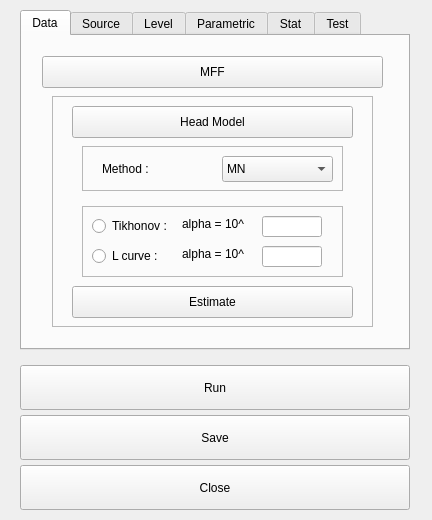
<?xml version="1.0" encoding="UTF-8"?>
<ui version="4.0">
 <class>FormStat</class>
 <widget class="QWidget" name="FormStat">
  <property name="geometry">
   <rect>
    <x>0</x>
    <y>0</y>
    <width>432</width>
    <height>520</height>
   </rect>
  </property>
  <property name="windowTitle">
   <string>PermuStat</string>
  </property>
  <widget class="QTabWidget" name="tabPermuStat">
   <property name="enabled">
    <bool>true</bool>
   </property>
   <property name="geometry">
    <rect>
     <x>20</x>
     <y>10</y>
     <width>390</width>
     <height>340</height>
    </rect>
   </property>
   <property name="maximumSize">
    <size>
     <width>600</width>
     <height>16777215</height>
    </size>
   </property>
   <property name="focusPolicy">
    <enum>Qt::NoFocus</enum>
   </property>
   <property name="tabPosition">
    <enum>QTabWidget::North</enum>
   </property>
   <property name="currentIndex">
    <number>0</number>
   </property>
   <widget class="QWidget" name="tabData">
    <attribute name="title">
     <string>Data</string>
    </attribute>
    <widget class="QPushButton" name="pbMFF">
     <property name="geometry">
      <rect>
       <x>20</x>
       <y>20</y>
       <width>341</width>
       <height>32</height>
      </rect>
     </property>
     <property name="text">
      <string>MFF</string>
     </property>
    </widget>
    <widget class="QFrame" name="frSource">
     <property name="geometry">
      <rect>
       <x>30</x>
       <y>60</y>
       <width>321</width>
       <height>231</height>
      </rect>
     </property>
     <property name="frameShape">
      <enum>QFrame::StyledPanel</enum>
     </property>
     <property name="frameShadow">
      <enum>QFrame::Raised</enum>
     </property>
     <widget class="QPushButton" name="pbHeadModel">
      <property name="geometry">
       <rect>
        <x>20</x>
        <y>10</y>
        <width>281</width>
        <height>32</height>
       </rect>
      </property>
      <property name="text">
       <string>Head Model</string>
      </property>
     </widget>
     <widget class="QPushButton" name="pbHeadModel_2">
      <property name="geometry">
       <rect>
        <x>20</x>
        <y>190</y>
        <width>281</width>
        <height>32</height>
       </rect>
      </property>
      <property name="text">
       <string>Estimate</string>
      </property>
     </widget>
     <widget class="QFrame" name="frame">
      <property name="geometry">
       <rect>
        <x>30</x>
        <y>50</y>
        <width>261</width>
        <height>45</height>
       </rect>
      </property>
      <property name="frameShape">
       <enum>QFrame::StyledPanel</enum>
      </property>
      <property name="frameShadow">
       <enum>QFrame::Raised</enum>
      </property>
      <widget class="QLabel" name="label_Method">
       <property name="geometry">
        <rect>
         <x>20</x>
         <y>15</y>
         <width>71</width>
         <height>16</height>
        </rect>
       </property>
       <property name="text">
        <string>Method : </string>
       </property>
      </widget>
      <widget class="QComboBox" name="cbMethod">
       <property name="geometry">
        <rect>
         <x>140</x>
         <y>10</y>
         <width>111</width>
         <height>26</height>
        </rect>
       </property>
       <item>
        <property name="text">
         <string>MN</string>
        </property>
       </item>
       <item>
        <property name="text">
         <string>sMN</string>
        </property>
       </item>
       <item>
        <property name="text">
         <string>CSL</string>
        </property>
       </item>
       <item>
        <property name="text">
         <string>LORETA</string>
        </property>
       </item>
      </widget>
     </widget>
     <widget class="QFrame" name="frame_2">
      <property name="geometry">
       <rect>
        <x>30</x>
        <y>110</y>
        <width>261</width>
        <height>71</height>
       </rect>
      </property>
      <property name="frameShape">
       <enum>QFrame::StyledPanel</enum>
      </property>
      <property name="frameShadow">
       <enum>QFrame::Raised</enum>
      </property>
      <widget class="QRadioButton" name="radioButton">
       <property name="geometry">
        <rect>
         <x>10</x>
         <y>10</y>
         <width>91</width>
         <height>20</height>
        </rect>
       </property>
       <property name="text">
        <string>Tikhonov :</string>
       </property>
      </widget>
      <widget class="QRadioButton" name="radioButton_2">
       <property name="geometry">
        <rect>
         <x>10</x>
         <y>40</y>
         <width>81</width>
         <height>20</height>
        </rect>
       </property>
       <property name="text">
        <string>L curve :</string>
       </property>
      </widget>
      <widget class="QLabel" name="label">
       <property name="geometry">
        <rect>
         <x>100</x>
         <y>10</y>
         <width>81</width>
         <height>16</height>
        </rect>
       </property>
       <property name="text">
        <string>alpha = 10^</string>
       </property>
      </widget>
      <widget class="QLineEdit" name="lineEdit">
       <property name="geometry">
        <rect>
         <x>180</x>
         <y>10</y>
         <width>60</width>
         <height>21</height>
        </rect>
       </property>
      </widget>
      <widget class="QLineEdit" name="lineEdit_2">
       <property name="geometry">
        <rect>
         <x>180</x>
         <y>40</y>
         <width>60</width>
         <height>21</height>
        </rect>
       </property>
      </widget>
      <widget class="QLabel" name="label_2">
       <property name="geometry">
        <rect>
         <x>100</x>
         <y>40</y>
         <width>81</width>
         <height>16</height>
        </rect>
       </property>
       <property name="text">
        <string>alpha = 10^</string>
       </property>
      </widget>
     </widget>
    </widget>
   </widget>
   <widget class="QWidget" name="tabSource">
    <attribute name="title">
     <string>Source</string>
    </attribute>
    <widget class="QRadioButton" name="rbScalp">
     <property name="geometry">
      <rect>
       <x>100</x>
       <y>30</y>
       <width>170</width>
       <height>20</height>
      </rect>
     </property>
     <property name="text">
      <string>Scalp</string>
     </property>
     <property name="checked">
      <bool>true</bool>
     </property>
    </widget>
    <widget class="QRadioButton" name="rbSource">
     <property name="geometry">
      <rect>
       <x>100</x>
       <y>70</y>
       <width>170</width>
       <height>20</height>
      </rect>
     </property>
     <property name="text">
      <string>Source</string>
     </property>
    </widget>
   </widget>
   <widget class="QWidget" name="tabLevel">
    <attribute name="title">
     <string>Level</string>
    </attribute>
    <widget class="QRadioButton" name="rbIndividual">
     <property name="geometry">
      <rect>
       <x>80</x>
       <y>30</y>
       <width>170</width>
       <height>20</height>
      </rect>
     </property>
     <property name="text">
      <string>Individual (First Level)</string>
     </property>
     <property name="checked">
      <bool>true</bool>
     </property>
    </widget>
    <widget class="QRadioButton" name="rbGroup">
     <property name="geometry">
      <rect>
       <x>80</x>
       <y>80</y>
       <width>170</width>
       <height>20</height>
      </rect>
     </property>
     <property name="text">
      <string>Group (Second level)</string>
     </property>
    </widget>
   </widget>
   <widget class="QWidget" name="tabParametric">
    <attribute name="title">
     <string>Parametric</string>
    </attribute>
    <widget class="QRadioButton" name="rbPara">
     <property name="geometry">
      <rect>
       <x>100</x>
       <y>30</y>
       <width>170</width>
       <height>20</height>
      </rect>
     </property>
     <property name="text">
      <string>Parametric</string>
     </property>
     <property name="checked">
      <bool>true</bool>
     </property>
    </widget>
    <widget class="QRadioButton" name="rbNonPara">
     <property name="geometry">
      <rect>
       <x>100</x>
       <y>70</y>
       <width>170</width>
       <height>20</height>
      </rect>
     </property>
     <property name="text">
      <string>NonParametric</string>
     </property>
    </widget>
   </widget>
   <widget class="QWidget" name="tabStat">
    <attribute name="title">
     <string>Stat</string>
    </attribute>
    <widget class="QLabel" name="label_SigLev">
     <property name="geometry">
      <rect>
       <x>40</x>
       <y>30</y>
       <width>110</width>
       <height>16</height>
      </rect>
     </property>
     <property name="text">
      <string>Significant Level</string>
     </property>
    </widget>
    <widget class="QLabel" name="label_NumSim">
     <property name="geometry">
      <rect>
       <x>40</x>
       <y>70</y>
       <width>110</width>
       <height>16</height>
      </rect>
     </property>
     <property name="text">
      <string>Num. Simulation</string>
     </property>
    </widget>
    <widget class="QLabel" name="label_Output">
     <property name="geometry">
      <rect>
       <x>40</x>
       <y>110</y>
       <width>110</width>
       <height>16</height>
      </rect>
     </property>
     <property name="text">
      <string>Output Suffix</string>
     </property>
    </widget>
    <widget class="QLineEdit" name="editSigLevel">
     <property name="geometry">
      <rect>
       <x>170</x>
       <y>30</y>
       <width>100</width>
       <height>21</height>
      </rect>
     </property>
     <property name="inputMask">
      <string>0.05</string>
     </property>
     <property name="text">
      <string>0.05</string>
     </property>
     <property name="cursorPosition">
      <number>0</number>
     </property>
    </widget>
    <widget class="QLineEdit" name="editOutput">
     <property name="geometry">
      <rect>
       <x>170</x>
       <y>110</y>
       <width>100</width>
       <height>21</height>
      </rect>
     </property>
     <property name="inputMask">
      <string>out</string>
     </property>
     <property name="text">
      <string>out</string>
     </property>
     <property name="maxLength">
      <number>3</number>
     </property>
     <property name="cursorPosition">
      <number>3</number>
     </property>
    </widget>
    <widget class="QLineEdit" name="editNumSim">
     <property name="geometry">
      <rect>
       <x>170</x>
       <y>70</y>
       <width>100</width>
       <height>21</height>
      </rect>
     </property>
     <property name="inputMask">
      <string>100</string>
     </property>
     <property name="text">
      <string>100</string>
     </property>
     <property name="maxLength">
      <number>3</number>
     </property>
     <property name="cursorPosition">
      <number>3</number>
     </property>
    </widget>
   </widget>
   <widget class="QWidget" name="tabTest">
    <attribute name="title">
     <string>Test</string>
    </attribute>
    <widget class="QRadioButton" name="rbTwoT">
     <property name="geometry">
      <rect>
       <x>20</x>
       <y>80</y>
       <width>141</width>
       <height>20</height>
      </rect>
     </property>
     <property name="text">
      <string>Two Sample T-test</string>
     </property>
    </widget>
    <widget class="QRadioButton" name="rbPairT">
     <property name="geometry">
      <rect>
       <x>20</x>
       <y>160</y>
       <width>141</width>
       <height>20</height>
      </rect>
     </property>
     <property name="text">
      <string>Paired T-test</string>
     </property>
    </widget>
    <widget class="QRadioButton" name="rbOneT">
     <property name="geometry">
      <rect>
       <x>20</x>
       <y>20</y>
       <width>141</width>
       <height>20</height>
      </rect>
     </property>
     <property name="text">
      <string>One Sample T-test</string>
     </property>
     <property name="checked">
      <bool>true</bool>
     </property>
    </widget>
    <widget class="QLabel" name="label_OneT">
     <property name="geometry">
      <rect>
       <x>70</x>
       <y>50</y>
       <width>81</width>
       <height>16</height>
      </rect>
     </property>
     <property name="text">
      <string>Category</string>
     </property>
    </widget>
    <widget class="QLabel" name="label_TwoT1">
     <property name="geometry">
      <rect>
       <x>70</x>
       <y>105</y>
       <width>81</width>
       <height>16</height>
      </rect>
     </property>
     <property name="text">
      <string>Category 1</string>
     </property>
    </widget>
    <widget class="QLabel" name="label_TwoT2">
     <property name="geometry">
      <rect>
       <x>70</x>
       <y>130</y>
       <width>81</width>
       <height>16</height>
      </rect>
     </property>
     <property name="text">
      <string>Category 2</string>
     </property>
    </widget>
    <widget class="QLabel" name="label_PairT1">
     <property name="geometry">
      <rect>
       <x>70</x>
       <y>185</y>
       <width>81</width>
       <height>16</height>
      </rect>
     </property>
     <property name="text">
      <string>Category 1</string>
     </property>
    </widget>
    <widget class="QLabel" name="label_PairT2">
     <property name="geometry">
      <rect>
       <x>70</x>
       <y>210</y>
       <width>81</width>
       <height>16</height>
      </rect>
     </property>
     <property name="text">
      <string>Category 2</string>
     </property>
    </widget>
    <widget class="QComboBox" name="cbOneTCat">
     <property name="geometry">
      <rect>
       <x>180</x>
       <y>50</y>
       <width>141</width>
       <height>26</height>
      </rect>
     </property>
     <property name="editable">
      <bool>false</bool>
     </property>
     <property name="currentText">
      <string/>
     </property>
     <property name="currentIndex">
      <number>-1</number>
     </property>
     <item>
      <property name="text">
       <string>New Item0</string>
      </property>
     </item>
     <item>
      <property name="text">
       <string>New Item1</string>
      </property>
     </item>
    </widget>
    <widget class="QComboBox" name="cbTwoTCat1">
     <property name="geometry">
      <rect>
       <x>180</x>
       <y>100</y>
       <width>141</width>
       <height>26</height>
      </rect>
     </property>
    </widget>
    <widget class="QComboBox" name="cbTwoTCat2">
     <property name="geometry">
      <rect>
       <x>180</x>
       <y>130</y>
       <width>141</width>
       <height>26</height>
      </rect>
     </property>
    </widget>
    <widget class="QComboBox" name="cbPairTCat1">
     <property name="geometry">
      <rect>
       <x>180</x>
       <y>170</y>
       <width>141</width>
       <height>26</height>
      </rect>
     </property>
    </widget>
    <widget class="QComboBox" name="cbPairTCat2">
     <property name="geometry">
      <rect>
       <x>180</x>
       <y>200</y>
       <width>141</width>
       <height>26</height>
      </rect>
     </property>
    </widget>
    <widget class="QRadioButton" name="rbAnova">
     <property name="geometry">
      <rect>
       <x>20</x>
       <y>240</y>
       <width>141</width>
       <height>20</height>
      </rect>
     </property>
     <property name="text">
      <string>ANOVA</string>
     </property>
    </widget>
   </widget>
  </widget>
  <widget class="QPushButton" name="pbRunStat">
   <property name="geometry">
    <rect>
     <x>20</x>
     <y>365</y>
     <width>390</width>
     <height>45</height>
    </rect>
   </property>
   <property name="text">
    <string>Run</string>
   </property>
  </widget>
  <widget class="QPushButton" name="pbCloseStat">
   <property name="geometry">
    <rect>
     <x>20</x>
     <y>465</y>
     <width>390</width>
     <height>45</height>
    </rect>
   </property>
   <property name="text">
    <string>Close</string>
   </property>
  </widget>
  <widget class="QPushButton" name="pbSaveStat">
   <property name="geometry">
    <rect>
     <x>20</x>
     <y>415</y>
     <width>390</width>
     <height>45</height>
    </rect>
   </property>
   <property name="text">
    <string>Save</string>
   </property>
  </widget>
 </widget>
 <resources/>
 <connections/>
</ui>
